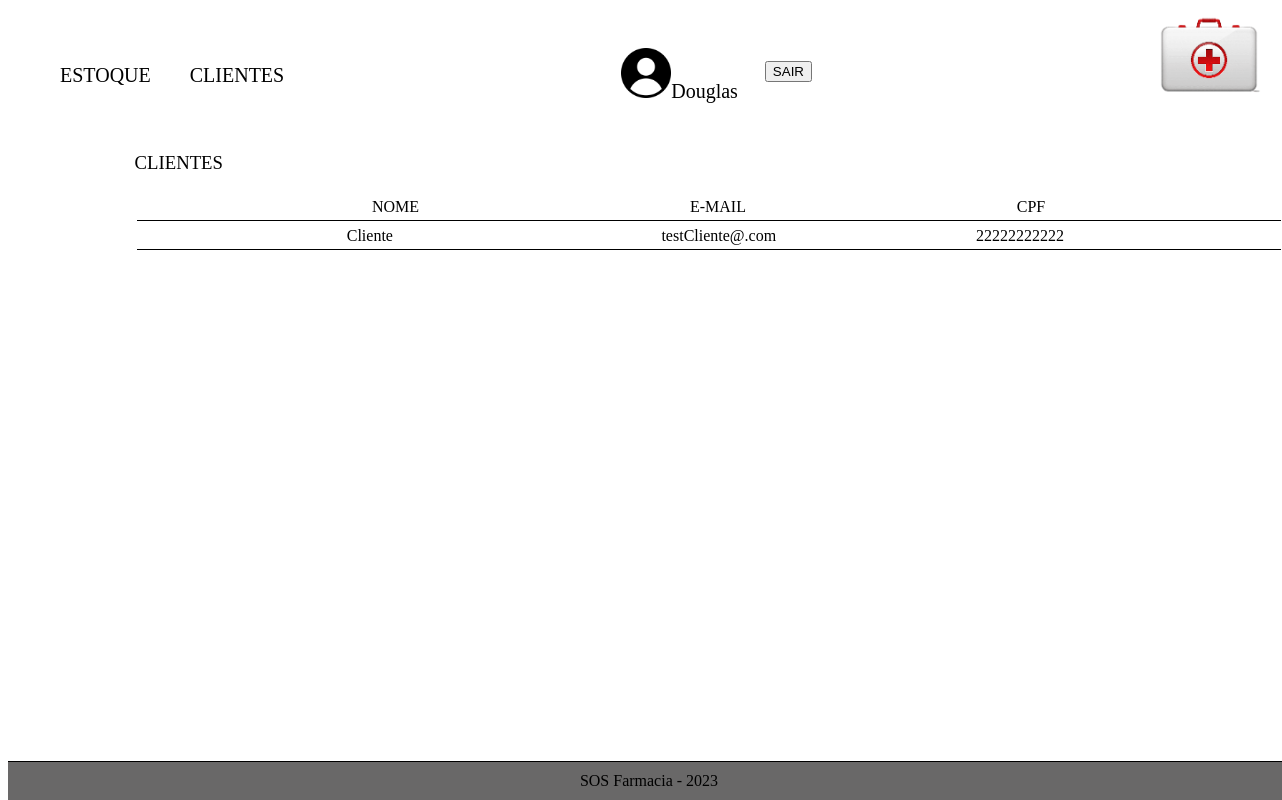
/tcc2.0/clientes.php (signed in), run on the app's committed database.
### tables this page shows
CREATE TABLE IF NOT EXISTS `usuario` (
  `cpf` varchar(11) NOT NULL,
  `nome` varchar(20) NOT NULL,
  `sobrenome` varchar(20) NOT NULL,
  `nivelAcess` varchar(15) NOT NULL,
  `sexo` varchar(10) NOT NULL,
  `email` varchar(50) NOT NULL,
  `senha` varchar(10) NOT NULL,
  PRIMARY KEY (`cpf`),
  UNIQUE KEY `senha` (`senha`)
);

### tcc2.0/clientes.php (the view, shortened to what this page needs)
<?php
if($_SESSION['nome'] == NULL){
    session_start();
    session_destroy();
    header('location: index.php');
    exit;
}else{
    include_once "php_action/conexao_bd.php";
    include_once "includes/head.php";
    include_once "includes/menu.php";
?>
        <section class="catalogo">
        <div class="pesquisa">
            <h3>CLIENTES</h3>
        </div>
        <table>
            <thead class="list">
                <tr>
                    <th>NOME</th>
                    <th>E-MAIL</th>
                    <th class="problema">CPF</th>
                </tr>
            </thead>
            <tbody>
            <?php
                    $sql = "SELECT * FROM usuario";
                    $resultado = mysqli_query($connection, $sql);
                    $dado = mysqli_fetch_array($resultado);
                    if($dado['cliente'] = 1){
                    while($dados = mysqli_fetch_array($resultado)){
                    ?>
                <tr>
                    <td><?php echo $dados['nome'];?></td>
                    <td><?php echo $dados['email'];?></td>
                    <td><?php echo $dados['cpf'];?></td>
                </tr>
                <?php }
		?>
            </tbody>
        </table>
    </section>
<?php
    include_once "includes/footer.php";
                    }}
?>

### tcc2.0/style.css (style rules this page uses)
* { font-style: normal; font-weight:normal; }
tr, td, th { text-align: center; display: flex; justify-content: space-between; padding: 2px 100px 2px 100px; }
.catalogo, table { width: 80%; margin: 0 auto 0 auto; }

### tcc2.0/clientes.php (style rules this page uses)
tr, td { display: flex; justify-content: space-between; padding: ; }
tr { width: 90%; text-align: center; border-bottom: solid 1px; }
th { margin-right: 0px; margin: 0 auto; }
td { width: 10%; margin-left: 5px; margin: 0 auto; }
.list { font-weight: bold; }

### data on the page
usuario: nome "Cliente", email "testCliente@.com", cpf "22222222222"

### other printed values
$_SESSION['nome'] "Douglas"
